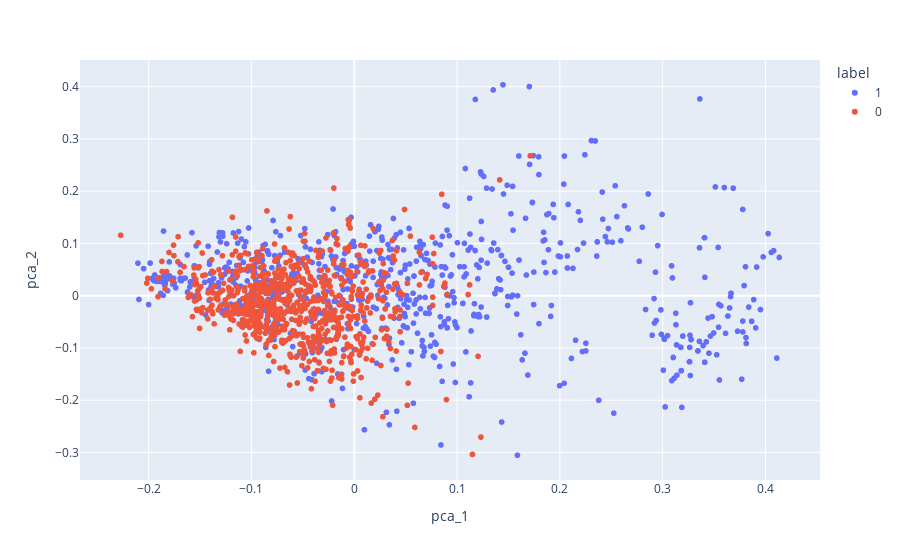

Notebook source saved alongside this figure:
### Code cell
from sklearn.decomposition import PCA
from plotly import express as ex

pca = PCA(n_components=2)
X_pca = pca.fit_transform(X)

df_peptides_pca = pd.DataFrame(X_pca, columns=['pca_1', 'pca_2'])
df_peptides_pca['label'] = y.astype(str)

ex.scatter(df_peptides_pca, x='pca_1', y='pca_2', color='label')

### Figure 1 — Plotly figure (JSON) as saved in the notebook; plotly's stock layout.template omitted (floating-point values rounded to 4 significant figures; data arrays with more than 128 entries replaced by an {"elided": "..."} marker saying what was removed)
{"data": [{"hovertemplate": "label=1<br>pca_1=%{x}<br>pca_2=%{y}<extra></extra>", "legendgroup": "1", "marker": {"color": "#636efa", "symbol": "circle"}, "mode": "markers", "name": "1", "showlegend": true, "type": "scattergl", "x": {"elided": "776 float values"}, "xaxis": "x", "y": {"elided": "776 float values"}, "yaxis": "y"}, {"hovertemplate": "label=0<br>pca_1=%{x}<br>pca_2=%{y}<extra></extra>", "legendgroup": "0", "marker": {"color": "#EF553B", "symbol": "circle"}, "mode": "markers", "name": "0", "showlegend": true, "type": "scattergl", "x": {"elided": "776 float values"}, "xaxis": "x", "y": {"elided": "776 float values"}, "yaxis": "y"}], "layout": {"legend": {"title": {"text": "label"}, "tracegroupgap": 0}, "margin": {"t": 60}, "xaxis": {"anchor": "y", "domain": [0, 1], "title": {"text": "pca_1"}}, "yaxis": {"anchor": "x", "domain": [0, 1], "title": {"text": "pca_2"}}}}
